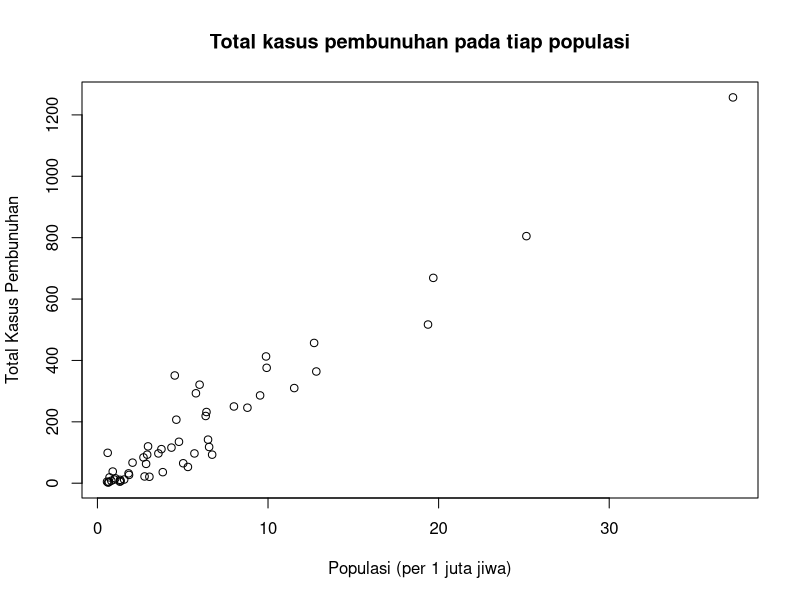
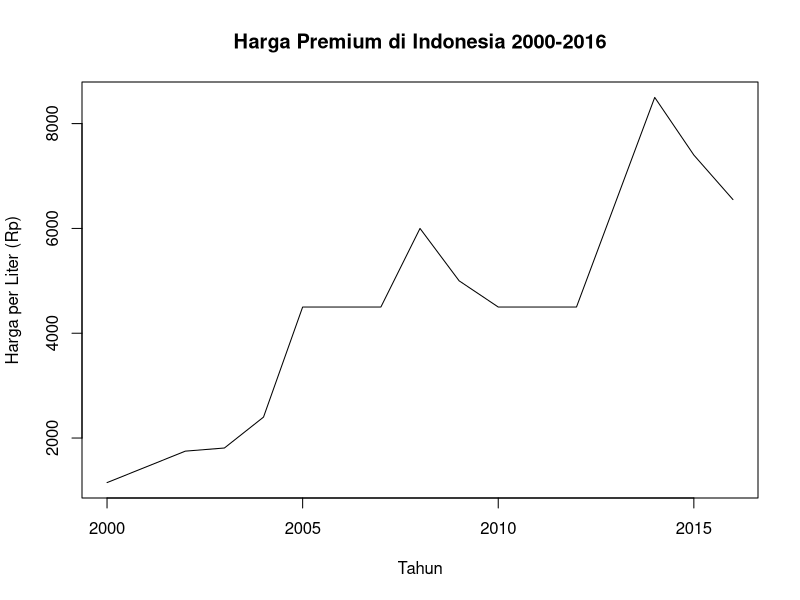
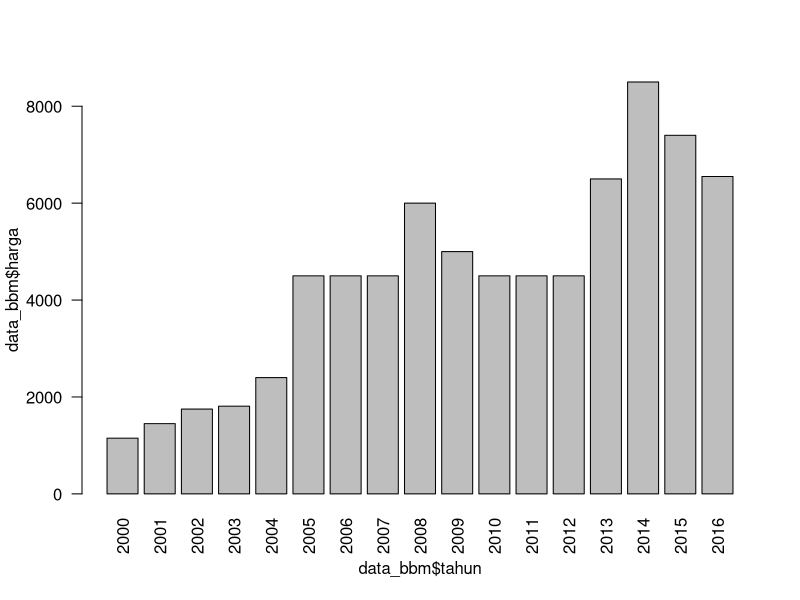
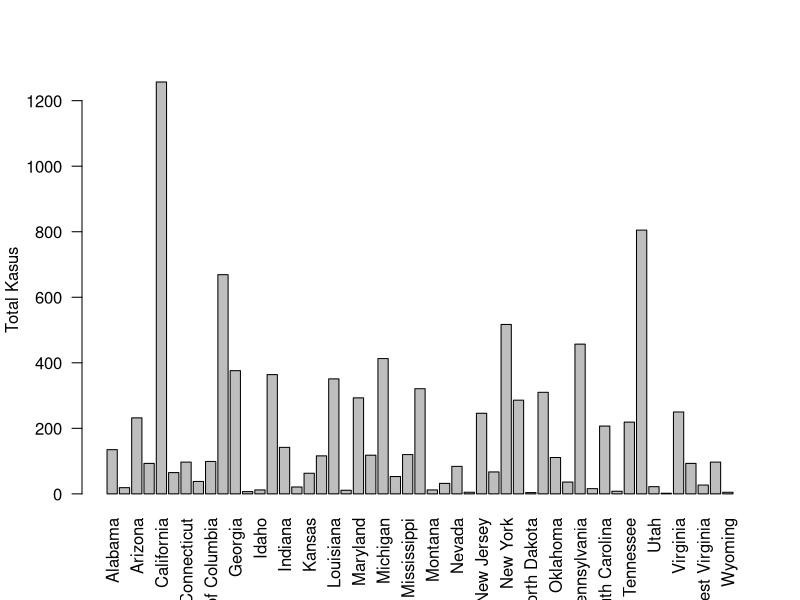
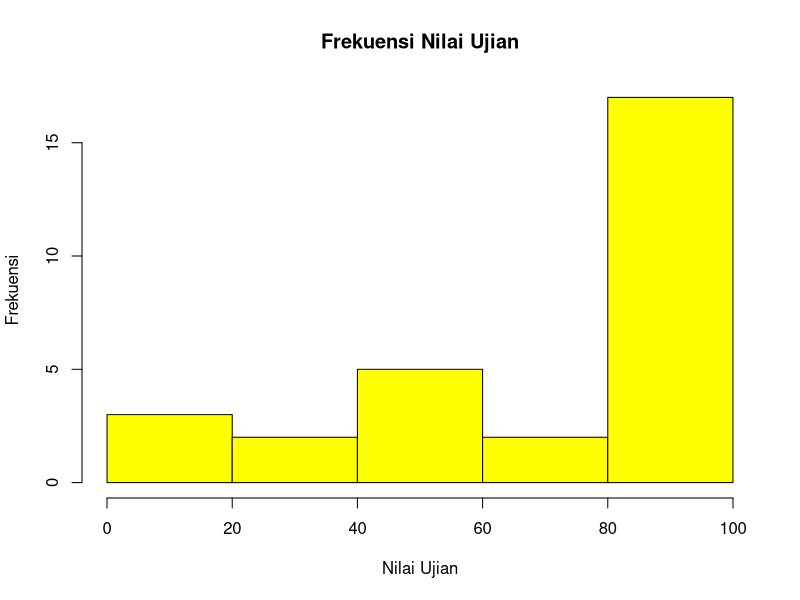
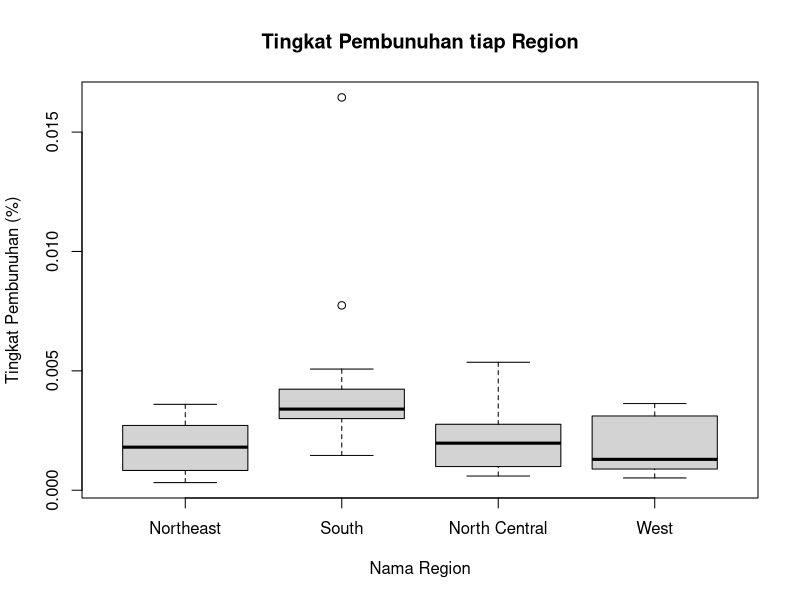
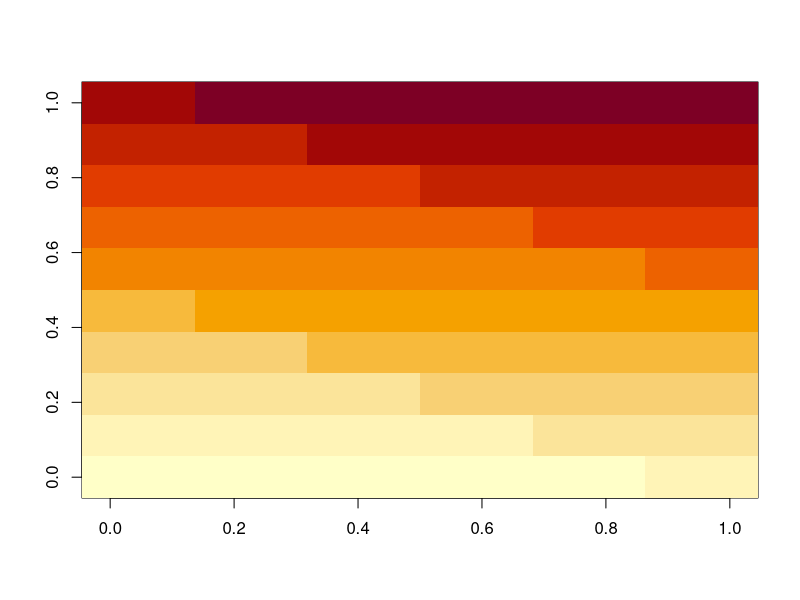

The R script that drew these images, in order:
## ---- chunk 1
knitr::opts_chunk$set(echo = TRUE)
## ---- chunk 2
library(dslabs)
data(murders)
## ---- chunk 3
# View(murders) # <- Pas mau diknit di-comment dulu kodenya
## ---- chunk 4
murders$total
## ---- chunk 5
urutan_terkecil = sort(murders$total)
urutan_terbesar = sort(murders$total, decreasing = TRUE)

urutan_terkecil
urutan_terbesar
## ---- chunk 6
index_urutan_kasus_pembunuhan_terkecil = order(murders$total)
index_urutan_kasus_pembunuhan_terbesar = order(murders$total, decreasing = TRUE)

index_urutan_kasus_pembunuhan_terkecil
index_urutan_kasus_pembunuhan_terbesar
## ---- chunk 7
x <- c(11, 26, 56, 99, 8)
rank(x)
rank(-x)
## ---- chunk 8
highest = max(murders$total)
lowest = min(murders$total)

index_max = which.max(murders$total)
index_min = which.min(murders$total)

# menampilkan angka pembunuhan terbesar dan terkecil
highest
lowest

# menampilkan wilayah dengan total kasus pembunuhan terbesar dan terkecil
murders$state[index_max]
murders$state[index_min]
## ---- chunk 9
# Scatter Plot (Total kasus pembunuhan pada tiap populasi)
populasi = murders$population / 10^6
total_pembunuhan = murders$total

plot(
  populasi,
  total_pembunuhan,
  main = "Total kasus pembunuhan pada tiap populasi",
  xlab = "Populasi (per 1 juta jiwa)",
  ylab = "Total Kasus Pembunuhan"
)
## ---- chunk 10
data_bbm = data.frame(
  tahun = c(2000:2016),
  harga = c(
    1150, 1450, 1750, 1810, 2400, 
    4500, 4500, 4500, 6000, 5000, 
    4500, 4500, 4500, 6500, 8500, 
    7400, 6550
  )
)

plot(
  data_bbm$tahun,
  data_bbm$harga,
  main = "Harga Premium di Indonesia 2000-2016",
  xlab = "Tahun",
  ylab = "Harga per Liter (Rp)",
  type = "l"
)

# type-nya ada p (scatter), l (line), s (stair), h (histogram), b (s dan l), o (kaya b tapi nyambung garisnya)
## ---- chunk 11
# Dataset bbm
barplot(
  data_bbm$harga ~ data_bbm$tahun,
  las = 2 # <- buat nge-rotate x label biar semua labelnya keliatan
)

# Dataset murders
barplot(
  murders$total ~ murders$state,
  las = 2, # <- buat nge-rotate x label biar semua labelnya keliatan
  xlab = "",
  ylab = "Total Kasus"
)
## ---- chunk 12
# Tampilin data (vector) yang mau dihitung frekuensinya dalam bentuk histogram pake fungsi hist(). Dalam hal ini kita mau nyoba ngitung frekuensi nilai ujian.
nilai_ujian = c(
  100, 100, 100, 0, 85, 0, 100, 95, 90, 100,
  90, 0, 100, 75, 100, 85, 88, 90, 88, 100, 
  60, 75, 85, 45, 40, 45, 40, 50, 60
)

hist(
  nilai_ujian,
  main = "Frekuensi Nilai Ujian",
  xlab = "Nilai Ujian",
  ylab = "Frekuensi",
  col = "yellow",
  border = "black",
)
## ---- chunk 13
murders$rate = murders$total / murders$population * 100 # <- Kalo mau enak dibaca dikali 100000
boxplot(
  rate~region,
  data = murders,
  main = "Tingkat Pembunuhan tiap Region",
  xlab = "Nama Region",
  ylab = "Tingkat Pembunuhan (%)"
)
## ---- chunk 14
x  <- matrix(1:120, 12, 10)
image(x)
x
